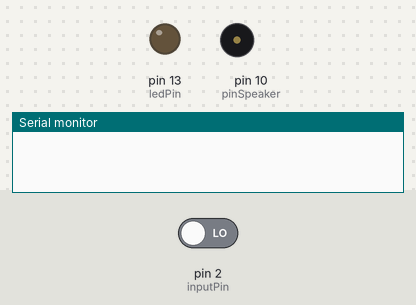
A sketch run on a simulated Arduino Uno, built with avr-gcc and run on an emulated ATmega328P. On the bench: output pins drawn as LEDs (lit = HIGH), buzzer (waves = sounding), the last lines printed to the serial monitor. The inputs (shaded band) are chosen by the test bench; at power-on: pin 2 (inputPin) LOW.

Above: at 1.4 s.
1.5 s: pin 2 (inputPin) driven HIGH
At 1.69 s:
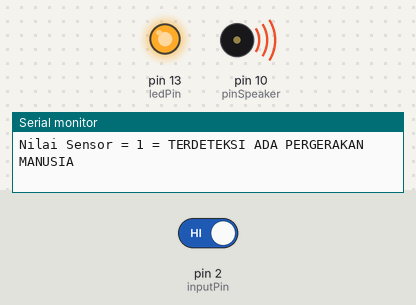
At 2.36 s:
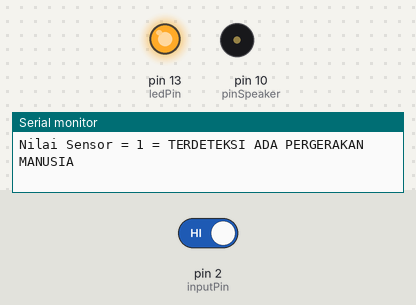
Timing chart, 0 to 10.5 s (numbered marks = the images above; inputs shaded):
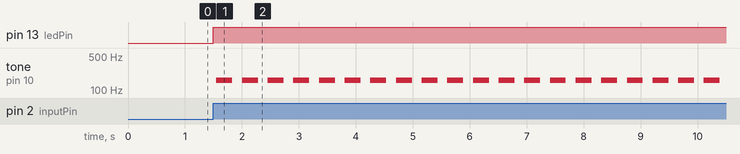

Measured:
- after the input at 1.5 s, pin 13 (ledPin): LOW → HIGH at once; tone on pin 10 (pinSpeaker): silent → 159 Hz after 0.05 s, then repeats every 0.45 s: silent 0.17 s, 160 Hz 0.28 s

The sketch:

pirtest.ino
```cpp
int incomingByte = 0;
byte RXBuf[64];
int nBytes=0;
int ledPin = 13;                // Memilih pin untuk LED
int inputPin = 2;               // Memilih input pin (untuk sensor PIR)
int pirState = LOW;             // Kita mulai, dengan asumsi tidak ada gerakan terdeteksi
int val = 0;                    // Variabel untuk membaca status pin
int pinSpeaker = 10;            // Mengatur pembicara pada pin PWM (digital 9, 10, atau 11)
void setup() {
  pinMode(ledPin, OUTPUT);      // Mendeklarasikan LED sebagai output
  pinMode(inputPin, INPUT);     // Mendeklarasikan sensor sebagai input
  pinMode(pinSpeaker, OUTPUT);
  Serial.begin(9600);
}
void loop(){
  val = digitalRead(inputPin);  // Membaca nilai masukan
  if (val == HIGH) {            // Memeriksa apakah input adalah TINGGI
      Serial.print("Nilai Sensor = ");
      Serial.print(val, DEC);
      Serial.print(" = TERDETEKSI ADA PERGERAKAN MANUSIA ");
      while(nBytes<1){
       if (Serial.available()) {
          int nBytes = Serial.readBytes(RXBuf,sizeof(RXBuf));
          if (nBytes==1)
            {nBytes=0;}
           break;}
    digitalWrite(ledPin, HIGH); // Hidupkan LED ON
    playTone(300, 160);
    delay(150);}

  } else {
      digitalWrite(ledPin, LOW); // turn LED OFF
      playTone(0, 0);
      delay(300);

  }
}
// Durasi msecs dalam, hertz Frekuensi
void playTone(long duration, int freq) {
    duration *= 1000;
    int period = (1.0 / freq) * 1000000;
    long elapsed_time = 0;
    while (elapsed_time < duration) {
        digitalWrite(pinSpeaker,HIGH);
        delayMicroseconds(period / 2);
        digitalWrite(pinSpeaker, LOW);
        delayMicroseconds(period / 2);
        elapsed_time += (period);
    }
}
```
